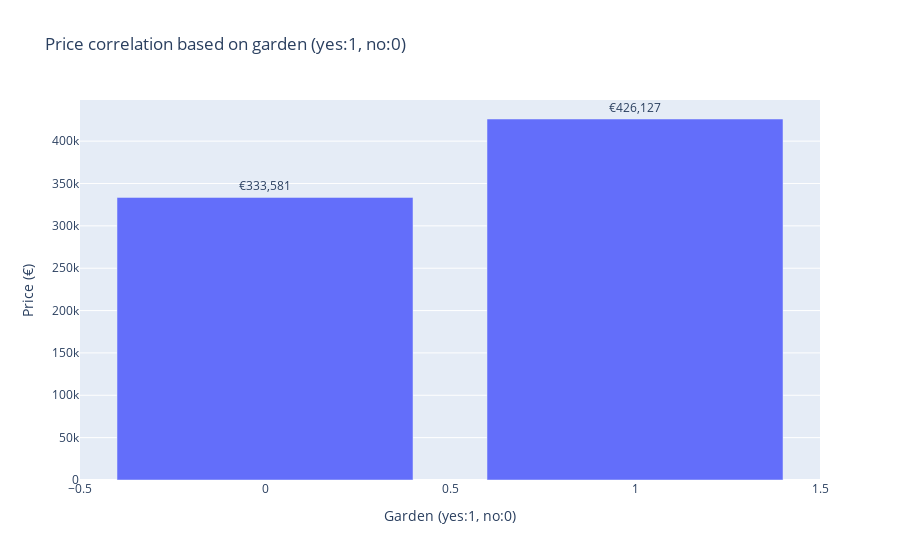

The notebook cell this image was saved under:
### Code cell
import plotly.express as px

# correlate the price with garden (yes:1, no:0)
avg_price_by_garden = df.groupby("garden (yes:1, no:0)", as_index=False)["price (€)"].mean()

fig = px.bar(avg_price_by_garden, x="garden (yes:1, no:0)", y="price (€)", text="price (€)", title="Price correlation based on garden (yes:1, no:0)", labels={"garden (yes:1, no:0)": "Garden (yes:1, no:0)", "price (€)": "Price (€)"})

fig.update_traces(texttemplate="€%{text:,.0f}", textposition="outside")

fig.show()

print(avg_price_by_garden.head())

### Figure 1 — Plotly figure (JSON) as saved in the notebook; plotly's stock layout.template omitted (floating-point values rounded to 4 significant figures)
{"data": [{"hovertemplate": "Garden (yes:1, no:0)=%{x}<br>Price (€)=%{text}<extra></extra>", "legendgroup": "", "marker": {"color": "#636efa", "pattern": {"shape": ""}}, "name": "", "orientation": "v", "showlegend": false, "text": [333600.0, 426100.0], "textposition": "outside", "texttemplate": "€%{text:,.0f}", "type": "bar", "x": [0, 1], "xaxis": "x", "y": [333600.0, 426100.0], "yaxis": "y"}], "layout": {"barmode": "relative", "legend": {"tracegroupgap": 0}, "title": {"text": "Price correlation based on garden (yes:1, no:0)"}, "xaxis": {"anchor": "y", "domain": [0, 1], "title": {"text": "Garden (yes:1, no:0)"}}, "yaxis": {"anchor": "x", "domain": [0, 1], "title": {"text": "Price (€)"}}}}
